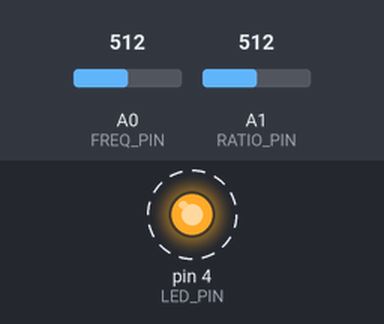
This sketch was run on a simulated Arduino Uno, built with avr-gcc and run on an emulated ATmega328P. On the bench: output pins drawn as LEDs (lit = HIGH). Dashed ring = blinking. Inputs (shaded band) come from the test bench; at power-on: A0 (FREQ_PIN) = 512, A1 (RATIO_PIN) = 512. What the sketch prints to the serial monitor is not drawn.

Above: at 0.79 s.
1.3 s: A0 (FREQ_PIN) set to 1023
At 2.4 s:
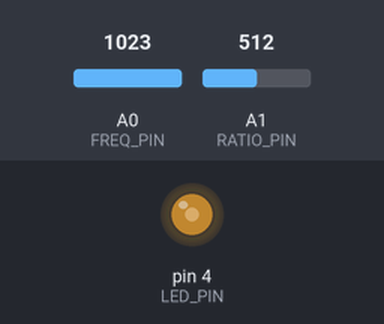
4.3 s: A1 (RATIO_PIN) set to 585
7.3 s: A1 (RATIO_PIN) set to 608
10.3 s: A0 (FREQ_PIN) set to 690
13.3 s: A0 (FREQ_PIN) set to 660
16.3 s: A0 (FREQ_PIN) set to 600
19.3 s: A0 (FREQ_PIN) set to 575
At 21.7 s:
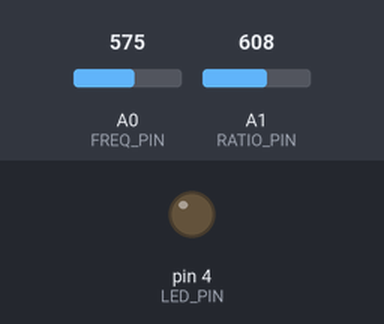
Timing chart, 0 to 69.8 s (numbered marks = the images above; inputs shaded):
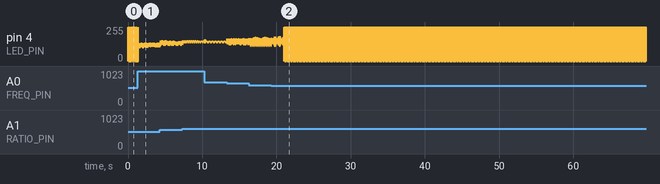

Measured:
- the behaviour switches between 586 and 585 on A0 (FREQ_PIN) (found by bisection; images 1 and 2)

The sketch:

PulseWidthModulationDemo.ino
```cpp
/*
 * Demonstrates Pulse Width Modulation (PWM) by using two
 * potentiometers to set the frequency and ratio
 *
 * Example code for csci1951c Designing Humanity Centered Robots
 * Brown University
 *
 * Izzy Brand (2018)
 */

#define FREQ_PIN A0
#define RATIO_PIN A1
#define LED_PIN 4

void setup() {
  // put your setup code here, to run once:
  pinMode(FREQ_PIN, INPUT);
  pinMode(RATIO_PIN, INPUT);
  pinMode(LED_PIN, OUTPUT);

  Serial.begin(9600);
}

void loop() {
  // read in the data
  int frequency = analogRead(FREQ_PIN)/1025.0 * 70;  // frequency in Hz (ranges from 0 to 70)
  float ratio = analogRead(RATIO_PIN)/1023.0;        // ratio ranges from 0 to 1

  // calculate how long to keep the LED on
  int onTime = 1000.0/frequency * ratio;             // milliseconds to keep the LED on
  int offTime = 1000.0/frequency * (1.0 - ratio);    // milliseconds to keep the LED off

  // Print everything!
  Serial.print(frequency);
  Serial.print("\t");
  Serial.print(ratio);
  Serial.print("\t");
  Serial.print(onTime);
  Serial.print("\t");
  Serial.println(offTime);

  // and turn the LED on and off
  digitalWrite(LED_PIN, HIGH);
  delay(onTime);
  digitalWrite(LED_PIN, LOW);
  delay(offTime);
}
```
